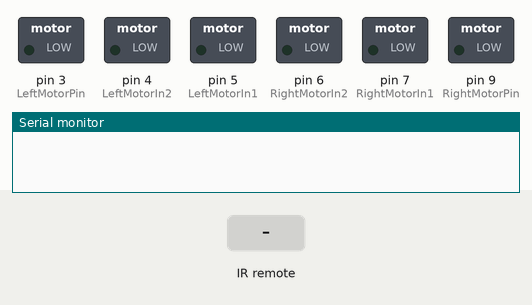
The sketch below on a simulated Arduino Uno, built with avr-gcc and run on an emulated ATmega328P. Shown: switched loads named in the sketch (green lamp = pin HIGH), the last lines printed to the serial monitor. Inputs (shaded band) come from the test bench.

Above: at 1.2 s.
1.3 s: infrared code 0xFF9867 received
At 2.6 s:
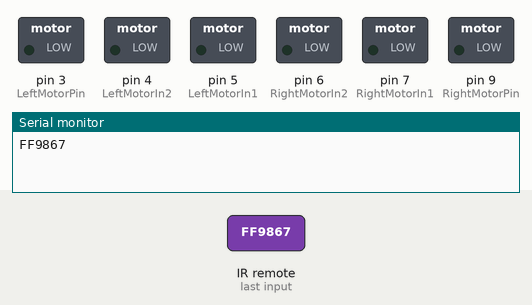
2.9 s: infrared code 0xFF38C7 received
At 4.0 s:
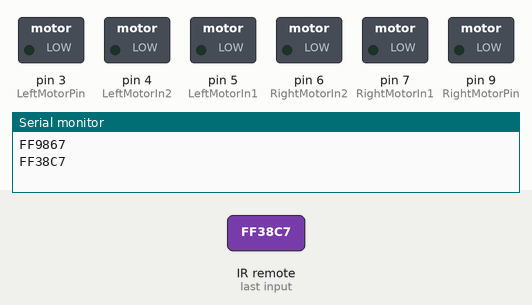
4.5 s: infrared code 0xFF30CF received
At 5.3 s:
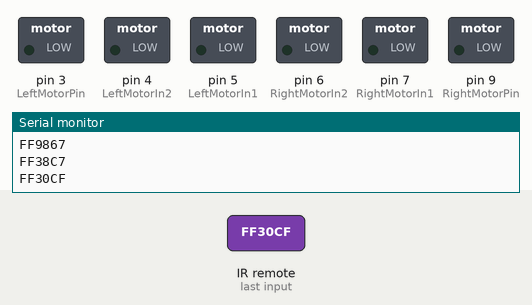
6.1 s: infrared code 0xFF7A85 received
At 6.6 s:
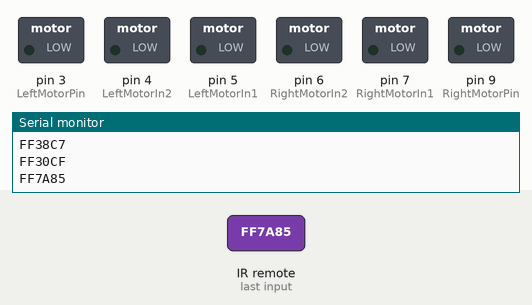
Timing chart, 0 to 8.7 s (numbered marks = the images above; inputs shaded):
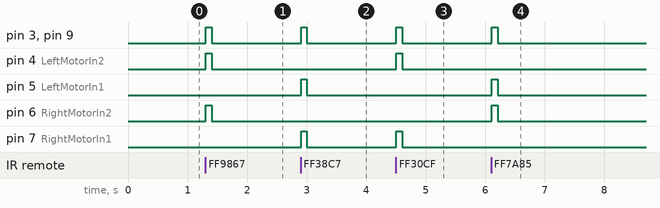

Measured:
- after the input at 1.3 s, pin 3 (LeftMotorPin), pin 4 (LeftMotorIn2), pin 6 (RightMotorIn2), pin 9 (RightMotorPin): LOW → HIGH at once, → LOW 0.10 s later
- after the input at 2.9 s, pin 3 (LeftMotorPin), pin 5 (LeftMotorIn1), pin 7 (RightMotorIn1), pin 9 (RightMotorPin): LOW → HIGH at once, → LOW 0.10 s later
- after the input at 4.5 s, pin 3 (LeftMotorPin), pin 4 (LeftMotorIn2), pin 7 (RightMotorIn1), pin 9 (RightMotorPin): LOW → HIGH at once, → LOW 0.10 s later
- after the input at 6.1 s, pin 3 (LeftMotorPin), pin 5 (LeftMotorIn1), pin 6 (RightMotorIn2), pin 9 (RightMotorPin): LOW → HIGH at once, → LOW 0.10 s later

The sketch:

InfraredControl.ino
```cpp
#include "IRremote.h"

int walk = 0;

IRrecv irrecv(A3);
decode_results results;

const int RightMotorSpeed = 255;
const int LeftMotorSpeed = 255;

const int RightMotorPin = 9;
const int RightMotorIn1 = 7;
const int RightMotorIn2 = 6;
const int LeftMotorPin = 3;
const int LeftMotorIn1 = 5;
const int LeftMotorIn2 = 4;

unsigned long timer = 0;

void setup()
{
  Serial.begin(9600);
  irrecv.enableIRIn();
  pinMode (RightMotorIn1, OUTPUT);
  pinMode (RightMotorIn2, OUTPUT);
  pinMode (LeftMotorIn1, OUTPUT);
  pinMode (LeftMotorIn2, OUTPUT);
}
void loop() {
  if (irrecv.decode(&results))
  {
    Serial.println(results.value, HEX);
    switch (results.value) {
      case 0xFF9867: // - вперёд,
        forward ();
        walk = 1;
        break;
      case 0xFF38C7: // - назад,
        backward ();
        walk = 2;
        break;
      case 0xFF30CF: // - влево,
        left ();
        walk = 3;
        break;
      case 0xFF7A85: // - вправо
        right ();
        walk = 4;
        break;
      case 0xFFFFFFFF: // - повтор последней команды
        if (walk == 1) {
          forward ();
        }
        if (walk == 2) {
          backward ();
        }
        if (walk == 3) {
          left ();
        }
        if (walk == 4) {
          right ();
        }
        break;
    }
    irrecv.resume();
  }
  delay (100);
  digitalWrite (RightMotorIn1, LOW);
  digitalWrite (RightMotorIn2, LOW);
  digitalWrite (LeftMotorIn1, LOW);
  digitalWrite (LeftMotorIn2, LOW);
  analogWrite (RightMotorPin, 0);
  analogWrite (LeftMotorPin, 0);
}


void forward () {
  analogWrite (RightMotorPin, RightMotorSpeed);
  analogWrite (LeftMotorPin, LeftMotorSpeed);
  digitalWrite (RightMotorIn1, LOW);
  digitalWrite (RightMotorIn2, HIGH);
  digitalWrite (LeftMotorIn1, LOW);
  digitalWrite (LeftMotorIn2, HIGH);
}

void backward () {
  analogWrite (RightMotorPin, RightMotorSpeed);
  analogWrite (LeftMotorPin, LeftMotorSpeed);
  digitalWrite (RightMotorIn1, HIGH);
  digitalWrite (RightMotorIn2, LOW);
  digitalWrite (LeftMotorIn1, HIGH);
  digitalWrite (LeftMotorIn2, LOW);
}

void left () {
  analogWrite (RightMotorPin, RightMotorSpeed);
  analogWrite (LeftMotorPin, LeftMotorSpeed);
  digitalWrite (RightMotorIn1, HIGH);
  digitalWrite (RightMotorIn2, LOW);
  digitalWrite (LeftMotorIn1, LOW);
  digitalWrite (LeftMotorIn2, HIGH);
}

void right () {
  analogWrite (RightMotorPin, RightMotorSpeed);
  analogWrite (LeftMotorPin, LeftMotorSpeed);
  digitalWrite (RightMotorIn1, LOW);
  digitalWrite (RightMotorIn2, HIGH);
  digitalWrite (LeftMotorIn1, HIGH);
  digitalWrite (LeftMotorIn2, LOW);
}
```
